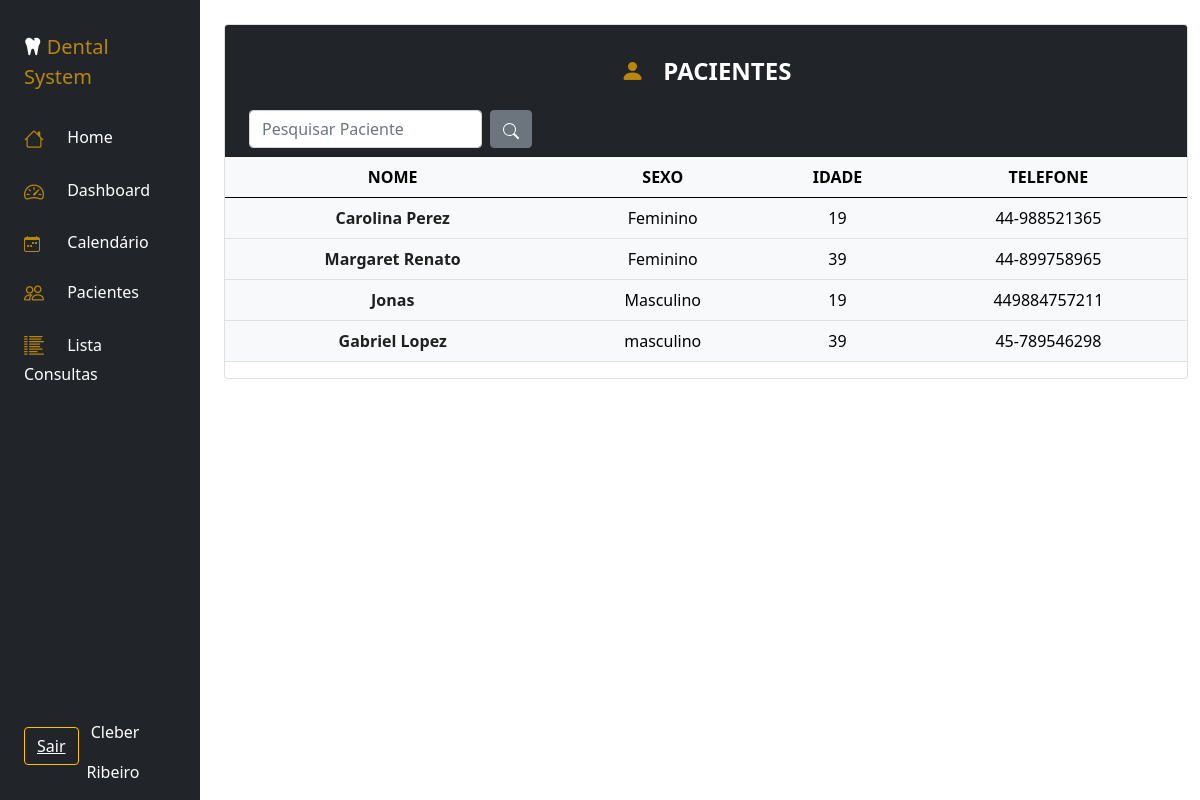
Page /odontologos/lista_pacientesodont.php (signed in) on the committed database.
### tables this page shows
CREATE TABLE `pacientes` (
  `idpaciente` int(11) NOT NULL,
  `nome_paciente` varchar(100) NOT NULL,
  `sexo` varchar(50) NOT NULL,
  `data_nascimento` date NOT NULL,
  `cpf` varchar(50) NOT NULL,
  `email` varchar(50) NOT NULL,
  `telefone` varchar(50) NOT NULL
);

### odontologos/lista_pacientesodont.php (the view, shortened to what this page needs)
<?php
    include('menuodontologos.php');
    $nome = $_SESSION['usuario'];
?>
<!doctype html>
<html lang="pt">
<head>
    <link href="https://cdn.jsdelivr.net/npm/bootstrap@5.0.2/dist/css/bootstrap.min.css" rel="stylesheet">
    <link rel="stylesheet" type="text/css" href="odontologo.css">
</head>
<body>
    <div class="col d-flex flex-column h-sm-100 b">
        <main class="row overflow a">
            <div class="col pt-4">
                <div class="card conteudo">
                    <div class="card-header bg-dark text-white text-center">
                        <br>
                            <h4 class="my-0 fw-normal"><b> <i class="bi bi-person-fill" style="color:Darkgoldenrod"></i>
                            &nbsp;&nbsp;PACIENTES</b></h4><br />
                            <div class="box-search d-flex align-items-center">
                            <input type="search" class="form-control w-25 mx-2" placeholder="Pesquisar Paciente" id="pesquisar">
                            <button type="button" onclick="searchData()" class="btn btn-secondary">
                            </button>
                            </div>
                    </div>
                    <div class="table-responsive">
                        <table class="table table-light text-center">
                            <thead>
                                <tr>
                                    <th scope="col">NOME</th>
                                    <th scope="col">SEXO</th>
                                    <th scope="col">IDADE</th>
                                    <th scope="col">TELEFONE</th>
                                </tr>
                            </thead>
                            <tbody>
                            <?php
                                include '../conexao.php';
                                function calcularIdade($dataNascimento)
                                {
                                    $dataNascimento = new DateTime($dataNascimento);
                                    $hoje = new DateTime();
                                    $idade = $hoje->diff($dataNascimento);
                                    if ($idade->y > 110) {
                                        return 'Idade não factível!';
                                    } else {
                                        return $idade->y;
                                    }
                                }
                                if (!empty($_GET['search'])) {
                                    $data = $_GET['search'];
                                    $pesquisa = "SELECT DISTINCT p.*, o.nome_odontologo
                                    FROM pacientes p
                                    INNER JOIN consultas c ON p.idpaciente = c.idpaciente
                                    INNER JOIN odontologos o ON o.idodontologo = c.idodontologo
                                    WHERE o.nome_odontologo = '$nome' AND p.nome_paciente LIKE '%$data%'
                                    ORDER BY p.idpaciente DESC";
                                }
                                else {
                                    $pesquisa = "SELECT DISTINCT p.*, o.nome_odontologo
                                    FROM pacientes p
                                    INNER JOIN consultas c ON p.idpaciente = c.idpaciente
                                    INNER JOIN odontologos o ON o.idodontologo = c.idodontologo
                                    WHERE o.nome_odontologo = '$nome'";
                                }
                                $result = $conexao->query($pesquisa);
                                if ($result)
                                {
                                    while ($registro = $result->fetch_array())
                                    {
                                        $id = $registro['idpaciente'];
                                        $dataNascimento = $registro['data_nascimento'];
                                        echo '<tr>';
                                        echo '<td><a class="patient-link" href="#" data-bs-toggle="modal" data-bs-target="#modal' . $id . '">' . $registro['nome_paciente'] . '</a></td>';
                                        echo '<td>' . $registro['sexo'] . '</td>';
                                        echo '<td>' . calcularIdade($dataNascimento) . '</td>';
                                        echo '<td>' . $registro['telefone'] . '</td>';
                                        echo '</tr>';
                                    }
                                }
                            ?>
                        </tbody>
                        </table>
                    </div>
                </div>
            </div>
        </main>
    </div>
</body>
</html>

### odontologos/odontologo.css (style rules this page uses)
.table.table-light { margin-left: auto; }
.conteudo { margin-left: 0; }
.a { margin-left: 0; }
.b { margin-left: 0; }
@media (min-width:578px) { .h-sm-100 { height: auto; } }

### odontologos/lista_pacientesodont.php (style rules this page uses)
.patient-link { text-decoration: none; color: #1e211f; font-weight: bold; }

### rows in the picture
pacientes: nome_paciente "Carolina Perez", sexo "Feminino", data_nascimento "19", telefone "44-988521365"
pacientes: nome_paciente "Margaret Renato", sexo "Feminino", data_nascimento "39", telefone "44-899758965"
pacientes: nome_paciente "Jonas", sexo "Masculino", data_nascimento "19", telefone "449884757211"
pacientes: nome_paciente "Gabriel Lopez", sexo "masculino", data_nascimento "39", telefone "45-789546298"

### other values in the picture
$nomeDoUsuario "Cleber Ribeiro"
